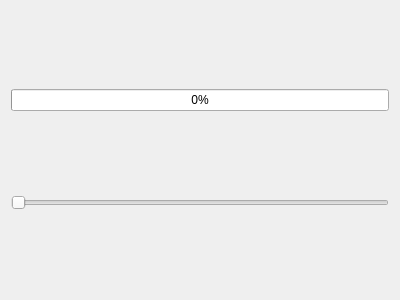
<?xml version="1.0" encoding="UTF-8"?>
<ui version="4.0">
 <class>Widget</class>
 <widget class="QWidget" name="Widget">
  <property name="geometry">
   <rect>
    <x>0</x>
    <y>0</y>
    <width>400</width>
    <height>300</height>
   </rect>
  </property>
  <property name="windowTitle">
   <string>Widget</string>
  </property>
  <layout class="QVBoxLayout" name="verticalLayout">
   <item>
    <widget class="QProgressBar" name="progressBar">
     <property name="value">
      <number>0</number>
     </property>
    </widget>
   </item>
   <item>
    <widget class="QSlider" name="horizontalSlider">
     <property name="maximum">
      <number>100</number>
     </property>
     <property name="orientation">
      <enum>Qt::Horizontal</enum>
     </property>
    </widget>
   </item>
  </layout>
 </widget>
 <layoutdefault spacing="6" margin="11"/>
 <resources/>
 <connections/>
</ui>
